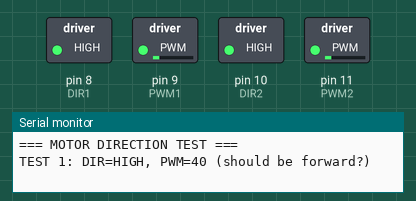
A sketch run on a simulated Arduino Uno, built with avr-gcc and run on an emulated ATmega328P. Shown: switched loads named in the sketch (green lamp = pin HIGH), the last lines printed to the serial monitor.

Above: at 1.1 s.
At 9.1 s:
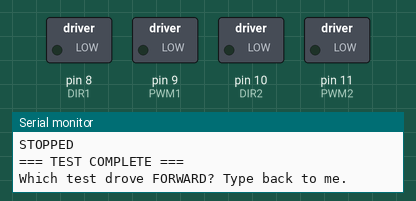
Timing chart, 0 to 10.6 s (numbered marks = the images above):
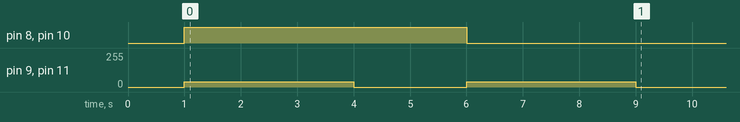

The sketch:

motor_test.ino
```cpp
// Motor Direction Test
// Drives motors forward for 2 seconds, stops 2 seconds, then reverses 2 seconds.
// Watch which direction is "forward" and which is "reverse".
// No serial commands needed — just upload and observe.

const int DIR1 = 8;
const int PWM1 = 9;
const int DIR2 = 10;
const int PWM2 = 11;

void setup() {
    Serial.begin(115200);
    pinMode(DIR1, OUTPUT);
    pinMode(PWM1, OUTPUT);
    pinMode(DIR2, OUTPUT);
    pinMode(PWM2, OUTPUT);

    // Stop first
    analogWrite(PWM1, 0);
    analogWrite(PWM2, 0);

    delay(1000);
    Serial.println("=== MOTOR DIRECTION TEST ===");

    // ── TEST 1: DIR HIGH + PWM 40 ──
    Serial.println("TEST 1: DIR=HIGH, PWM=40 (should be forward?)");
    digitalWrite(DIR1, HIGH);
    digitalWrite(DIR2, HIGH);
    analogWrite(PWM1, 40);
    analogWrite(PWM2, 40);
    delay(3000);

    // Stop
    analogWrite(PWM1, 0);
    analogWrite(PWM2, 0);
    Serial.println("STOPPED");
    delay(2000);

    // ── TEST 2: DIR LOW + PWM 40 ──
    Serial.println("TEST 2: DIR=LOW, PWM=40 (should be reverse?)");
    digitalWrite(DIR1, LOW);
    digitalWrite(DIR2, LOW);
    analogWrite(PWM1, 40);
    analogWrite(PWM2, 40);
    delay(3000);

    // Stop
    analogWrite(PWM1, 0);
    analogWrite(PWM2, 0);
    Serial.println("STOPPED");
    Serial.println("=== TEST COMPLETE ===");
    Serial.println("Which test drove FORWARD? Type back to me.");
}

void loop() {
    // Nothing — test runs once in setup()
}
```
